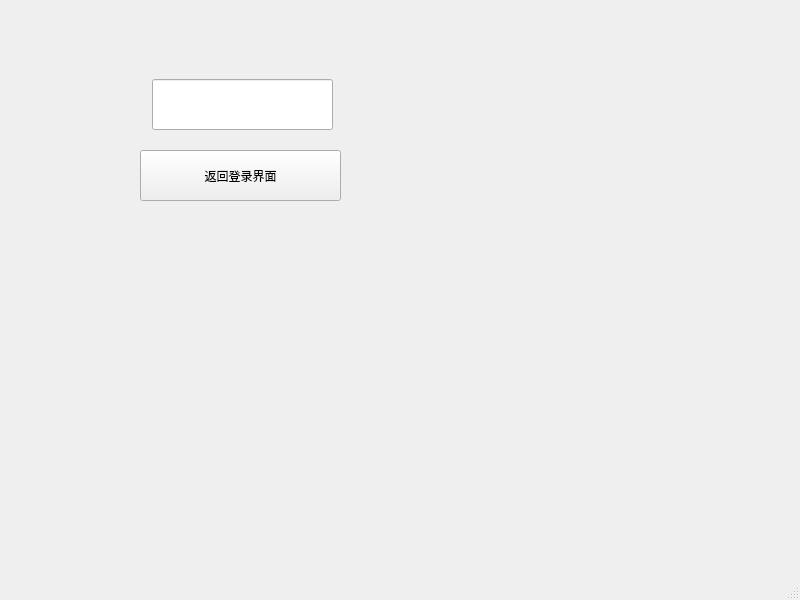
<?xml version="1.0" encoding="UTF-8"?>
<ui version="4.0">
 <class>MainWindow</class>
 <widget class="QMainWindow" name="MainWindow">
  <property name="geometry">
   <rect>
    <x>0</x>
    <y>0</y>
    <width>800</width>
    <height>600</height>
   </rect>
  </property>
  <property name="windowTitle">
   <string>MainWindow</string>
  </property>
  <widget class="QWidget" name="centralwidget">
   <widget class="QPushButton" name="pushButton">
    <property name="geometry">
     <rect>
      <x>140</x>
      <y>150</y>
      <width>201</width>
      <height>51</height>
     </rect>
    </property>
    <property name="text">
     <string>返回登录界面</string>
    </property>
   </widget>
   <widget class="QLineEdit" name="lineEdit">
    <property name="geometry">
     <rect>
      <x>152</x>
      <y>79</y>
      <width>181</width>
      <height>51</height>
     </rect>
    </property>
   </widget>
  </widget>
  <widget class="QMenuBar" name="menubar">
   <property name="geometry">
    <rect>
     <x>0</x>
     <y>0</y>
     <width>800</width>
     <height>21</height>
    </rect>
   </property>
  </widget>
  <widget class="QStatusBar" name="statusbar"/>
 </widget>
 <resources/>
 <connections/>
</ui>
